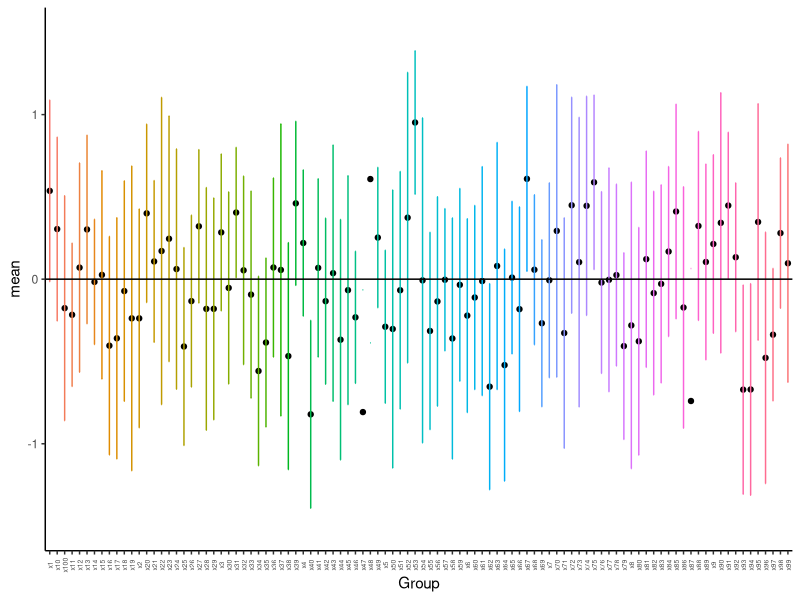
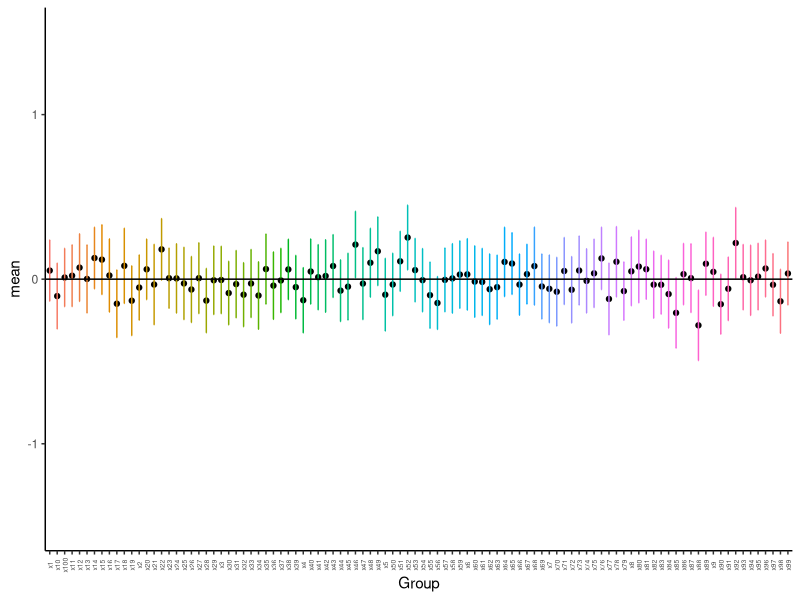

Reproduce these figures in R, in order.
## ---- chunk 1
library(tidyverse)
library(plyr)
## ---- chunk 2
set.seed(8675309)

for(i in 1:100){
  x <- rnorm(10)
  if(i == 1){
    data <- x %>% as.data.frame()
    colnames(data) <- "Data"
    data$Group <- paste0("x",i)
  }else{
    newdat <- x %>% as.data.frame()
    colnames(newdat) <- "Data"
    newdat$Group <- paste0("x",i)
    data <- rbind(data,newdat)
  }
}

# summarize by group
gg_data <- ddply(data, "Group", summarise,
                 N = length(Data),
                 mean = mean(Data),
                 sd = sd(Data),
                 se = sd / sqrt(N))

ggplot(gg_data, aes(x = Group, y = mean, group = Group)) +
  geom_point() +
  geom_errorbar(data = gg_data, aes(ymin = mean - 2*se, ymax = mean+2*se,
                                    color = Group), width = 0.1) +
  geom_hline(yintercept = 0, col = "black", linewidth = 0.5) +
  ylim(c(-1.5,1.5)) +
  theme_classic() +
  theme(legend.position = "none",
        axis.text.x = element_text(angle = 90, vjust = 0.5, size = 5))
## ---- chunk 3
set.seed(8675309)

for(i in 1:100){
  x <- rnorm(100)
  if(i == 1){
    data <- x %>% as.data.frame()
    colnames(data) <- "Data"
    data$Group <- paste0("x",i)
  }else{
    newdat <- x %>% as.data.frame()
    colnames(newdat) <- "Data"
    newdat$Group <- paste0("x",i)
    data <- rbind(data,newdat)
  }
}

# summarize by group
gg_data <- ddply(data, "Group", summarise,
                 N = length(Data),
                 mean = mean(Data),
                 sd = sd(Data),
                 se = sd / sqrt(N))

ggplot(gg_data, aes(x = Group, y = mean, group = Group)) +
  geom_point() +
  geom_errorbar(data = gg_data, aes(ymin = mean - 2*se, ymax = mean+2*se,
                                    color = Group), width = 0.1) +
  geom_hline(yintercept = 0, col = "black", linewidth = 0.5) +
  ylim(c(-1.5,1.5)) +
  theme_classic() +
  theme(legend.position = "none",
        axis.text.x = element_text(angle = 90, vjust = 0.5, size = 5))
